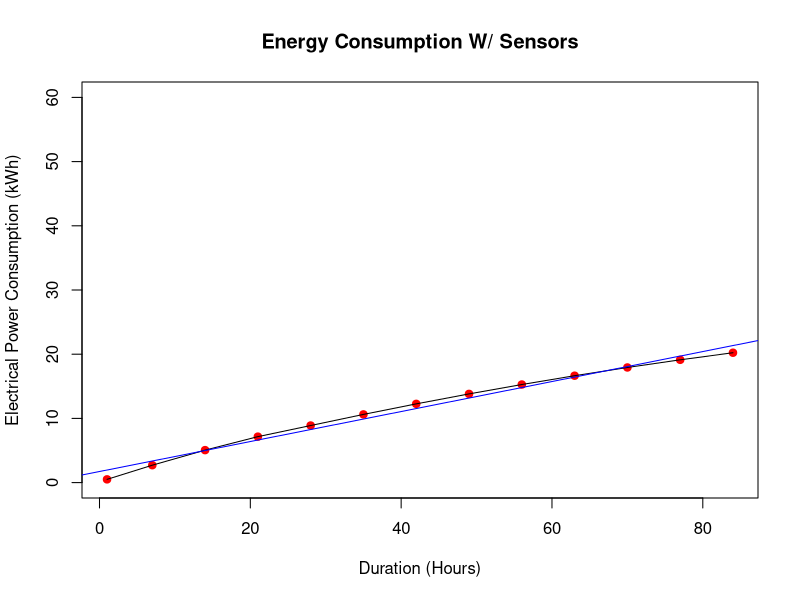
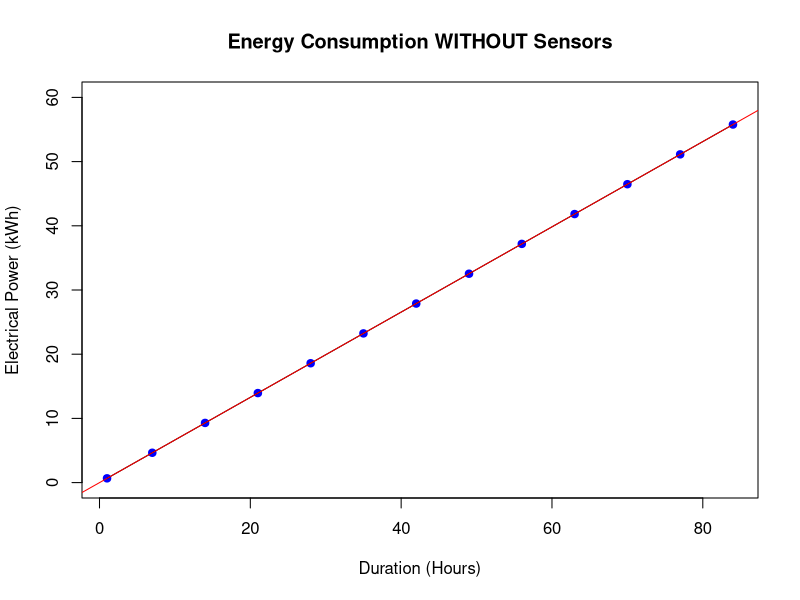
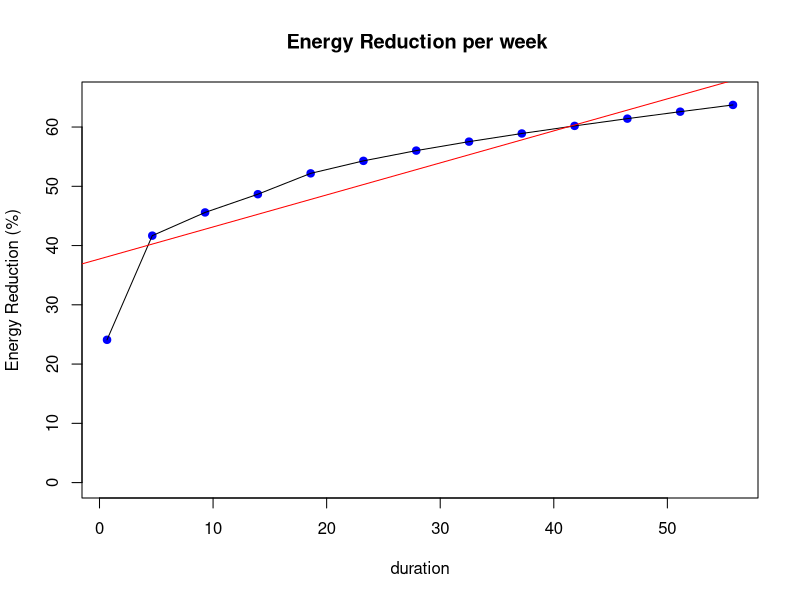

These charts were generated, in order, by the following R code:
## ---- chunk 1
  pt(-3.078356393, 14.99)
## ---- chunk 2
df1 <- data.frame(  
                    n             = 1:13,
                    Duration      = c(1,7,14,21,28,35,42,49,56,63,70,77,84),
                    With_Sensors  = c(0.504,2.711,5.058,7.158,8.890,10.622,12.264,13.816,15.278,16.651,17.933,19.126,20.229)
                    
                  )

knitr::kable(df1, caption = '**Electrical Power w/o Sensors**' )




## ---- chunk 3
y = c(1,7,14,21,28,35,42,49,56,63,70,77,84)
x = c(0.504,2.711,5.058,7.158,8.890,10.622,12.264,13.816,15.278,16.651,17.933,19.126,20.229)

plot(
     x~y,
     main = "Energy Consumption W/ Sensors",
     xlab = "Duration (Hours)",
     ylab = "Electrical Power Consumption (kWh)",
     cex  = 1,
     ylim = c(0, 60),
     col  = "red",
     pch  = 21,  
     bg   = "red"
    )

lines(
      x~y,
      bg="red"
     )

line=lm(x~y)
abline(line, col="blue")


## ---- chunk 4


df2 <- data.frame(  
                    n                  = 1:13,
                    Duration           = c(1,7,14,21,28,35,42,49,56,63,70,77,84),
                    Without_Sensors    = c(0.664,4.648,9.296,13.944,18.592,23.24,27.888,32.536,37.184,41.832,46.48,51.128,55.776)
                  )
knitr::kable(df2, caption = '**Electrical Power w/o Sensors**' )

## ---- chunk 5
y = c(1,7,14,21,28,35,42,49,56,63,70,77,84)
x = c(0.664,4.648,9.296,13.944,18.592,23.24,27.888,32.536,37.184,41.832,46.48,51.128,55.776)



plot(
     x~y,
     main = "Energy Consumption WITHOUT Sensors",
     xlab = "Duration (Hours)",
     ylab = "Electrical Power (kWh)",
     cex  = 1,
     ylim = c(0, 60),
     col  = "blue",
     pch  = 21,  
     bg   = "blue")

lines(
      x~y,
      bg ="red"
     )

line=lm(x~y)
abline(line, col="red")
## ---- chunk 6

x = c(0.504,2.711,5.058,7.158,8.890,10.622,12.264,13.816,15.278,16.651,17.933,19.126,20.229)
y = c(0.664,4.648,9.296,13.944,18.592,23.24,27.888,32.536,37.184,41.832,46.48,51.128,55.776)
a = c(0.504,2.711,5.058,7.158,8.890,10.622,12.264,13.816,15.278,16.651,17.933,19.126,20.229)
b = c(0.664,4.648,9.296,13.944,18.592,23.24,27.888,32.536,37.184,41.832,46.48,51.128,55.776)
 
 
test  = a/b
test2 = 1-test
test3 = test2*100


df3 <- data.frame(  
                    x = c(0.504,2.711,5.058,7.158,8.890,10.622,12.264,13.816,15.278,16.651,17.933,19.126,20.229),
                    y = c(0.664,4.648,9.296,13.944,18.592,23.24,27.888,32.536,37.184,41.832,46.48,51.128,55.776),
                    test3
                   )
knitr::kable(df3, caption = '**With the given data, we have compared the values of the electrical power consumption by those with sensors to those without. When annalyzing data, it was observed that the value of energy consumption with sensors reduced in a given time in a range of 24% upto 64%. The plot observed has also shown a reduction of energy consumption in a given interval of time. **' )

 
## ---- chunk 7

plot(
     test3~y,
     xlab = "duration",
     ylab = "Energy Reduction (%)",
     main = "Energy Reduction per week ",
     cex  = 1,
     ylim = c(0, 65),
     col  = "blue",
     pch  = 21,  
     bg   = "blue"
    )

lines(
      test3~y,
      bg = "blue"
     )

line=lm(test3~y)
abline(line, col="red")

